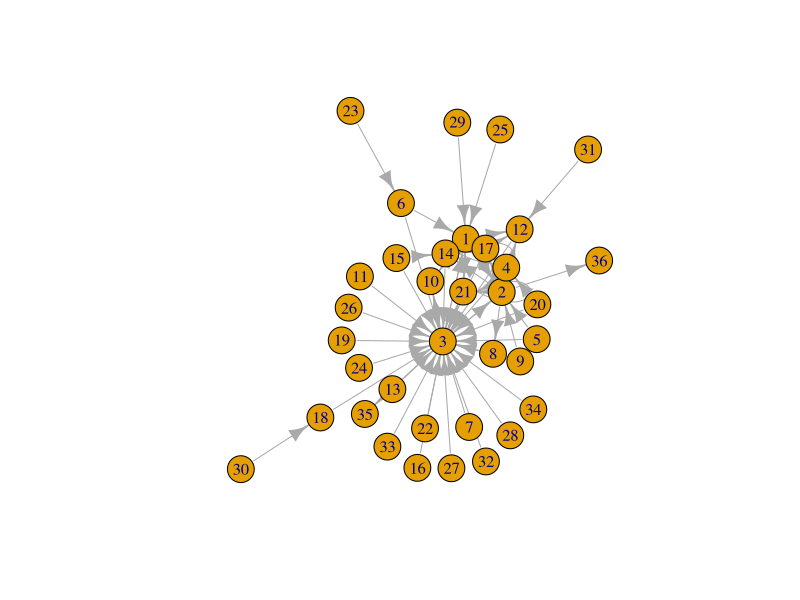
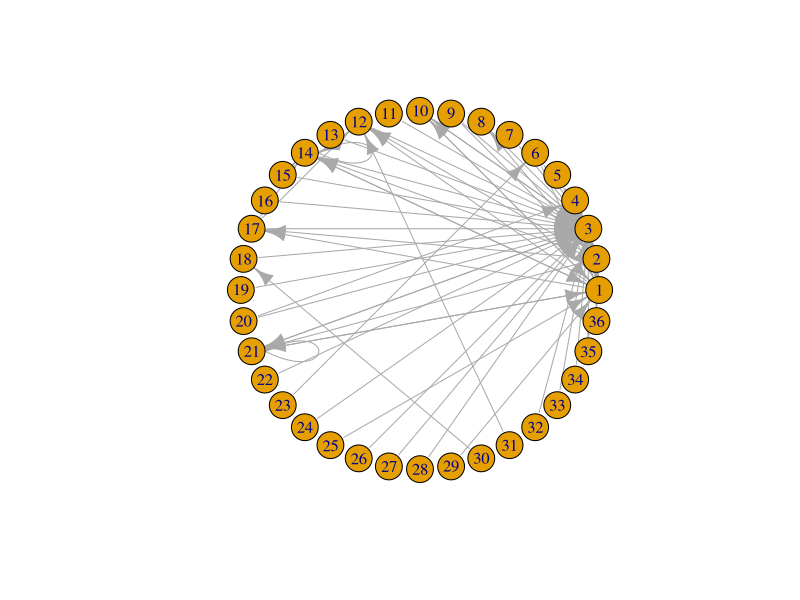
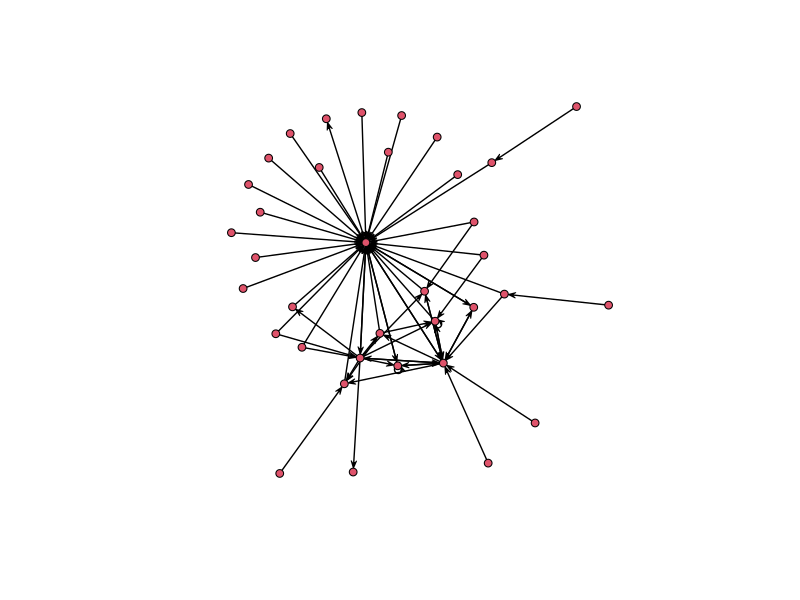

Generate these figures, in order, with R:
## Create igraph and network objects ##

### Possible changes ###
# Could change per_route code to add years, which would add group to links data
# Could add country for each node from locations data, which would add group to nodes
# Could add total received and total sent from each location to nodes data

### igraph object ###

library(tidyverse)
library(igraph)

letters <- read_csv("data/dvdm-correspondence-1591.csv")

per_route <- letters %>%  
  group_by(source, destination) %>%
  summarise(count = n()) %>%
  remove_missing() %>%
  arrange(desc(count)) %>% 
  ungroup()

# Distinct sources and destinations into a single tibble with id column as first column
sources <- per_route %>%
  distinct(source) %>%
  rename(place = source)

destinations <- per_route %>%
  distinct(destination) %>%
  rename(place = destination)

nodes <- full_join(sources, destinations)
nodes <- add_column(nodes, id = 1:nrow(nodes))
nodes <- select(nodes, id, everything())

# Create links with ids for source and destination and bring id columns to beginning of df
links <- per_route %>% 
  left_join(nodes, by = c("source" = "place")) %>% 
  rename(from = id) %>% 
  left_join(nodes, by = c("destination" = "place")) %>% 
  rename(to = id)

links <- select(links, from, to, everything())

# Create igraph object
routes_network <- graph_from_data_frame(d = links, vertices = nodes, directed = TRUE)

plot(routes_network)

# Circle plot
circle <- layout_in_circle(routes_network)
plot(routes_network, layout = circle)

### Network object ###

detach(package:igraph)
library(network)
rm(routes_network)

routes_network <- network(links, vertex.attr = nodes, matrix.type = "edgelist", 
                                  loops = TRUE, multiple = FALSE, ignore.eval = FALSE)

plot(routes_network)
